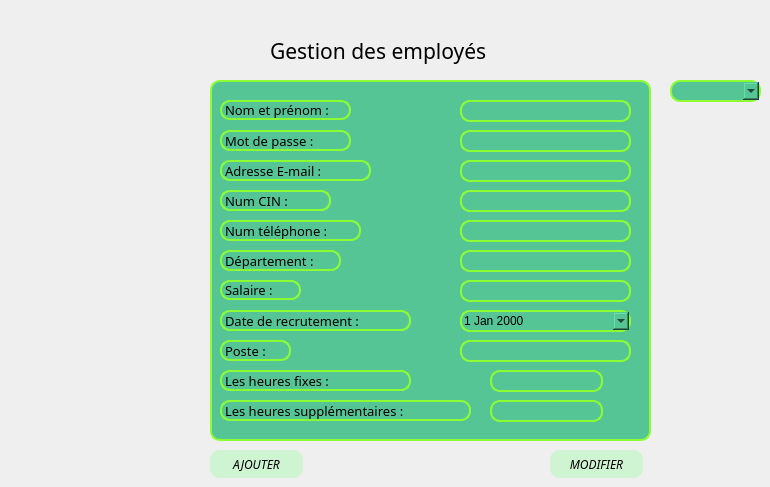
        <widget class="QWidget" name="tab_23">
         <attribute name="title">
          <string>Ajouter </string>
         </attribute>
         <widget class="QGroupBox" name="groupBox_11">
          <property name="geometry">
           <rect>
            <x>210</x>
            <y>80</y>
            <width>441</width>
            <height>361</height>
           </rect>
          </property>
          <property name="styleSheet">
           <string notr="true">border: 2px solid  rgb(139, 255, 51);
background-color: rgb(86, 197, 150);
border-radius: 10px;</string>
          </property>
          <property name="title">
           <string/>
          </property>
          <widget class="QLineEdit" name="gemdp">
           <property name="geometry">
            <rect>
             <x>250</x>
             <y>50</y>
             <width>171</width>
             <height>22</height>
            </rect>
           </property>
           <property name="styleSheet">
            <string notr="true">border: 2px solid  rgb(139, 255, 51);
background-color: rgb(86, 197, 150);
border-radius: 10px;</string>
           </property>
          </widget>
          <widget class="QLabel" name="label_51">
           <property name="geometry">
            <rect>
             <x>10</x>
             <y>50</y>
             <width>131</width>
             <height>21</height>
            </rect>
           </property>
           <property name="font">
            <font>
             <family>Rockwell</family>
             <pointsize>10</pointsize>
            </font>
           </property>
           <property name="text">
            <string>Mot de passe :</string>
           </property>
          </widget>
          <widget class="QLineEdit" name="geadresse">
           <property name="geometry">
            <rect>
             <x>250</x>
             <y>80</y>
             <width>171</width>
             <height>22</height>
            </rect>
           </property>
           <property name="styleSheet">
            <string notr="true">border: 2px solid  rgb(139, 255, 51);
background-color: rgb(86, 197, 150);
border-radius: 10px;</string>
           </property>
          </widget>
          <widget class="QLineEdit" name="gecin">
           <property name="geometry">
            <rect>
             <x>250</x>
             <y>110</y>
             <width>171</width>
             <height>22</height>
            </rect>
           </property>
           <property name="styleSheet">
            <string notr="true">border: 2px solid  rgb(139, 255, 51);
background-color: rgb(86, 197, 150);
border-radius: 10px;</string>
           </property>
          </widget>
          <widget class="QLabel" name="label_52">
           <property name="geometry">
            <rect>
             <x>10</x>
             <y>140</y>
             <width>141</width>
             <height>21</height>
            </rect>
           </property>
           <property name="font">
            <font>
             <family>Rockwell</family>
             <pointsize>10</pointsize>
            </font>
           </property>
           <property name="text">
            <string>Num téléphone :</string>
           </property>
          </widget>
          <widget class="QLineEdit" name="genumtel">
           <property name="geometry">
            <rect>
             <x>250</x>
             <y>140</y>
             <width>171</width>
             <height>22</height>
            </rect>
           </property>
           <property name="styleSheet">
            <string notr="true">border: 2px solid  rgb(139, 255, 51);
background-color: rgb(86, 197, 150);
border-radius: 10px;</string>
           </property>
          </widget>
          <widget class="QLabel" name="label_53">
           <property name="geometry">
            <rect>
             <x>10</x>
             <y>170</y>
             <width>121</width>
             <height>21</height>
            </rect>
           </property>
           <property name="font">
            <font>
             <family>Rockwell</family>
             <pointsize>10</pointsize>
            </font>
           </property>
           <property name="text">
            <string>Département :</string>
           </property>
          </widget>
          <widget class="QLineEdit" name="gedepartement">
           <property name="geometry">
            <rect>
             <x>250</x>
             <y>170</y>
             <width>171</width>
             <height>22</height>
            </rect>
           </property>
           <property name="styleSheet">
            <string notr="true">border: 2px solid  rgb(139, 255, 51);
background-color: rgb(86, 197, 150);
border-radius: 10px;</string>
           </property>
          </widget>
          <widget class="QLabel" name="label_54">
           <property name="geometry">
            <rect>
             <x>10</x>
             <y>200</y>
             <width>81</width>
             <height>20</height>
            </rect>
           </property>
           <property name="font">
            <font>
             <family>Rockwell</family>
             <pointsize>10</pointsize>
            </font>
           </property>
           <property name="text">
            <string>Salaire :</string>
           </property>
          </widget>
          <widget class="QLineEdit" name="gesalaire">
           <property name="geometry">
            <rect>
             <x>250</x>
             <y>200</y>
             <width>171</width>
             <height>22</height>
            </rect>
           </property>
           <property name="styleSheet">
            <string notr="true">border: 2px solid  rgb(139, 255, 51);
background-color: rgb(86, 197, 150);
border-radius: 10px;</string>
           </property>
          </widget>
          <widget class="QDateEdit" name="gedate">
           <property name="geometry">
            <rect>
             <x>250</x>
             <y>230</y>
             <width>171</width>
             <height>22</height>
            </rect>
           </property>
           <property name="styleSheet">
            <string notr="true">border: 2px solid  rgb(139, 255, 51);
background-color: rgb(86, 197, 150);
border-radius: 10px;</string>
           </property>
           <property name="calendarPopup">
            <bool>true</bool>
           </property>
          </widget>
          <widget class="QLabel" name="label_55">
           <property name="geometry">
            <rect>
             <x>10</x>
             <y>230</y>
             <width>191</width>
             <height>21</height>
            </rect>
           </property>
           <property name="font">
            <font>
             <family>Rockwell</family>
             <pointsize>10</pointsize>
            </font>
           </property>
           <property name="text">
            <string>Date de recrutement :</string>
           </property>
          </widget>
          <widget class="QLineEdit" name="geposte">
           <property name="geometry">
            <rect>
             <x>250</x>
             <y>260</y>
             <width>171</width>
             <height>22</height>
            </rect>
           </property>
           <property name="styleSheet">
            <string notr="true">border: 2px solid  rgb(139, 255, 51);
background-color: rgb(86, 197, 150);
border-radius: 10px;</string>
           </property>
          </widget>
          <widget class="QLineEdit" name="gehfixe">
           <property name="geometry">
            <rect>
             <x>280</x>
             <y>290</y>
             <width>113</width>
             <height>22</height>
            </rect>
           </property>
           <property name="styleSheet">
            <string notr="true">border: 2px solid  rgb(139, 255, 51);
background-color: rgb(86, 197, 150);
border-radius: 10px;</string>
           </property>
          </widget>
          <widget class="QLabel" name="label_56">
           <property name="geometry">
            <rect>
             <x>10</x>
             <y>290</y>
             <width>191</width>
             <height>21</height>
            </rect>
           </property>
           <property name="font">
            <font>
             <family>Rockwell</family>
             <pointsize>10</pointsize>
            </font>
           </property>
           <property name="text">
            <string>Les heures fixes :</string>
           </property>
          </widget>
          <widget class="QLabel" name="label_57">
           <property name="geometry">
            <rect>
             <x>10</x>
             <y>320</y>
             <width>251</width>
             <height>21</height>
            </rect>
           </property>
           <property name="font">
            <font>
             <family>Rockwell</family>
             <pointsize>10</pointsize>
            </font>
           </property>
           <property name="text">
            <string>Les heures supplémentaires :</string>
           </property>
          </widget>
          <widget class="QLineEdit" name="gehsupp">
           <property name="geometry">
            <rect>
             <x>280</x>
             <y>320</y>
             <width>113</width>
             <height>22</height>
            </rect>
           </property>
           <property name="styleSheet">
            <string notr="true">border: 2px solid  rgb(139, 255, 51);
background-color: rgb(86, 197, 150);
border-radius: 10px;</string>
           </property>
          </widget>
          <widget class="QLineEdit" name="genom">
           <property name="geometry">
            <rect>
             <x>250</x>
             <y>20</y>
             <width>171</width>
             <height>22</height>
            </rect>
           </property>
           <property name="styleSheet">
            <string notr="true">border: 2px solid  rgb(139, 255, 51);
background-color: rgb(86, 197, 150);
border-radius: 10px;</string>
           </property>
          </widget>
          <widget class="QLabel" name="label_58">
           <property name="geometry">
            <rect>
             <x>10</x>
             <y>260</y>
             <width>71</width>
             <height>21</height>
            </rect>
           </property>
           <property name="font">
            <font>
             <family>Rockwell</family>
             <pointsize>10</pointsize>
            </font>
           </property>
           <property name="text">
            <string>Poste :</string>
           </property>
          </widget>
          <widget class="QLabel" name="label_59">
           <property name="geometry">
            <rect>
             <x>10</x>
             <y>80</y>
             <width>151</width>
             <height>21</height>
            </rect>
           </property>
           <property name="font">
            <font>
             <family>Rockwell</family>
             <pointsize>10</pointsize>
            </font>
           </property>
           <property name="text">
            <string>Adresse E-mail :</string>
           </property>
          </widget>
          <widget class="QLabel" name="label_60">
           <property name="geometry">
            <rect>
             <x>10</x>
             <y>110</y>
             <width>111</width>
             <height>21</height>
            </rect>
           </property>
           <property name="font">
            <font>
             <family>Rockwell</family>
             <pointsize>10</pointsize>
            </font>
           </property>
           <property name="text">
            <string>Num CIN :</string>
           </property>
          </widget>
          <widget class="QLabel" name="label_61">
           <property name="geometry">
            <rect>
             <x>10</x>
             <y>20</y>
             <width>131</width>
             <height>20</height>
            </rect>
           </property>
           <property name="font">
            <font>
             <family>Rockwell</family>
             <pointsize>10</pointsize>
            </font>
           </property>
           <property name="styleSheet">
            <string notr="true">background-color: rgb(86, 197, 150);
</string>
           </property>
           <property name="text">
            <string>Nom et prénom : </string>
           </property>
          </widget>
         </widget>
         <widget class="QPushButton" name="geajouter">
          <property name="geometry">
           <rect>
            <x>210</x>
            <y>450</y>
            <width>93</width>
            <height>28</height>
           </rect>
          </property>
          <property name="font">
           <font>
            <family>Rockwell</family>
            <pointsize>9</pointsize>
            <italic>true</italic>
           </font>
          </property>
          <property name="styleSheet">
           <string notr="true">QPushButton {
background-color: rgb(207, 244, 210);
border-radius: 10px;
}


QPushButton:hover {
background-color: rgb(50, 157, 156);

}
</string>
          </property>
          <property name="text">
           <string>AJOUTER</string>
          </property>
         </widget>
         <widget class="QLabel" name="label_62">
          <property name="geometry">
           <rect>
            <x>270</x>
            <y>30</y>
            <width>321</width>
            <height>41</height>
           </rect>
          </property>
          <property name="font">
           <font>
            <family>Lucida Calligraphy</family>
            <pointsize>16</pointsize>
            <italic>false</italic>
           </font>
          </property>
          <property name="text">
           <string>Gestion des employés</string>
          </property>
         </widget>
         <widget class="QPushButton" name="gemodifier">
          <property name="geometry">
           <rect>
            <x>550</x>
            <y>450</y>
            <width>93</width>
            <height>28</height>
           </rect>
          </property>
          <property name="font">
           <font>
            <family>Rockwell</family>
            <pointsize>9</pointsize>
            <italic>true</italic>
           </font>
          </property>
          <property name="styleSheet">
           <string notr="true">QPushButton {
background-color: rgb(207, 244, 210);
border-radius: 10px;
}


QPushButton:hover {
background-color: rgb(50, 157, 156);

}</string>
          </property>
          <property name="text">
           <string>MODIFIER</string>
          </property>
         </widget>
         <widget class="QComboBox" name="geselectii">
          <property name="geometry">
           <rect>
            <x>670</x>
            <y>80</y>
            <width>91</width>
            <height>22</height>
           </rect>
          </property>
          <property name="styleSheet">
           <string notr="true">border: 2px solid  rgb(139, 255, 51);
background-color: rgb(86, 197, 150);
border-radius: 10px;</string>
          </property>
         </widget>
        </widget>
